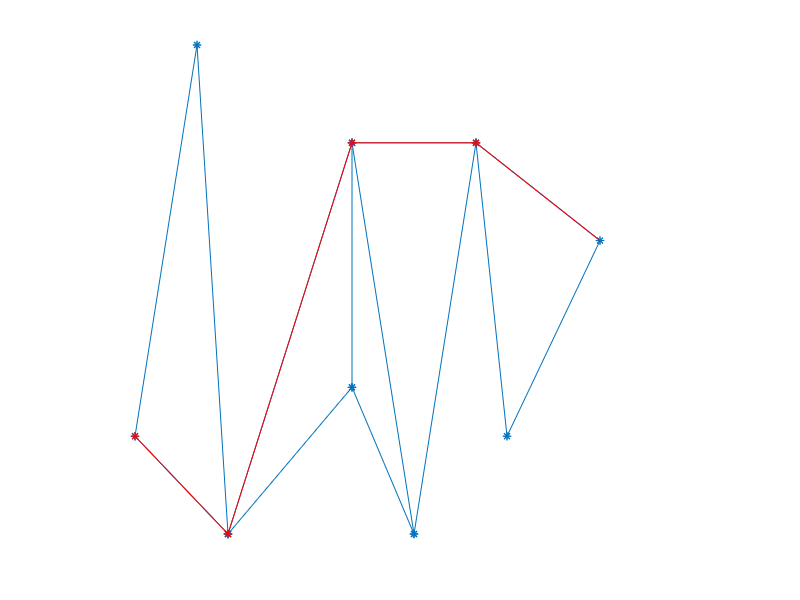

This figure's MATLAB source:
%DPM on Sample Graph - bottom up
%Single Target
%output is the optimal path length from each node to end.
clear
close all
coords = [1,1; 3,5; 4,0; 8,4; 8,1.5; 10,0; 12,4; 13,1; 16,3];
V = 9; %number of vertices
E = [1,2; 1,3; 2,3; 3,4; 3,5; 4,5; 4,6; 4,7; 5,6; 6,7; 7,8; 7,9; 8,9];  
adj = zeros(V);
d = zeros(1,V);
par_point = zeros(V,1);
%build adjacency matrix
for i=1:V
    for j=1:length(E)
       if E(j,1) == i
          adj(i, E(j,2)) = abs(10*randn(1)); 
       end
    end
end

 gplot(adj, coords, '*-')
% wgPlot(adj, coords)

for i=V-1:-1:1
    conns = find(adj(i,:)~=0);
    [d(i), ind] = min( d(conns) + adj(i, conns));
    par_point(i) = conns(ind);
end

t = 1;
path = [1];
while (t<V)
    path(end+1) = par_point(t);
    t = path(end);
end
path
hold on
for i=1:length(path)-1
    plot(coords(path(i),1), coords(path(i),2), 'r*')
    plot([coords(path(i),1), coords(path(i+1),1)],[coords(path(i),2), coords(path(i+1),2)], 'r-')    
end
axis off
